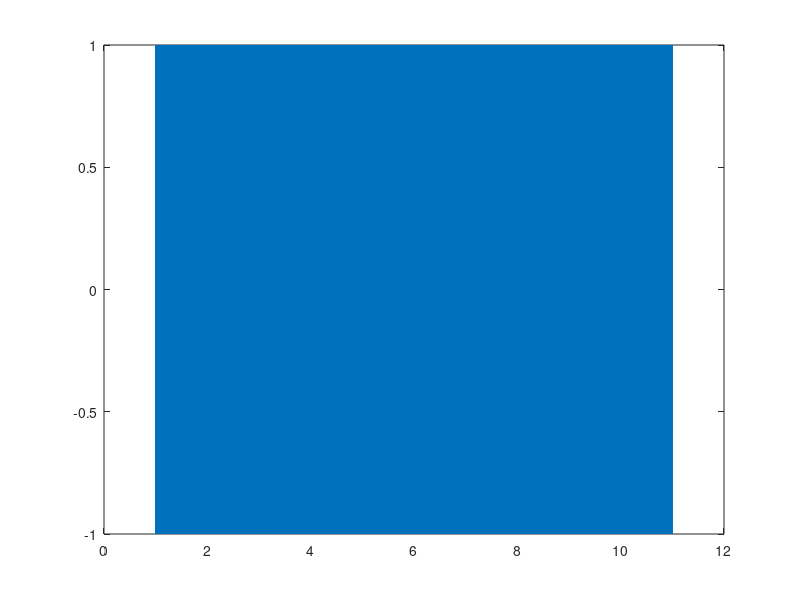
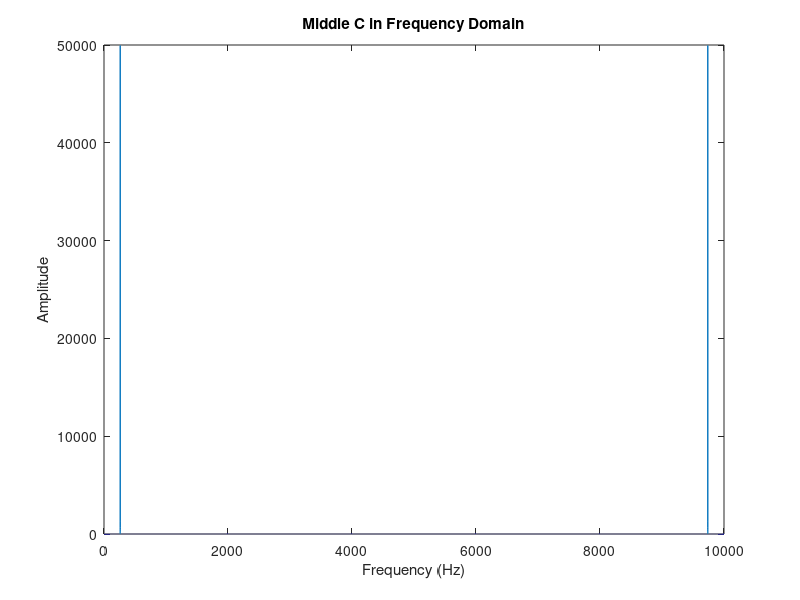

MATLAB code to generate these figures, in order:
% Question 1
fs = 10000; % sampling frequency
time = 1:(1/fs):11; % time signal -> startValue:stepSize:EndValue
freq = 261.6; % middle C frequency in Hz
middleC = sin(2*pi*freq*time); % create sine wave
% sound(middleC, fs); % create audio player object
% plot in time domain
figure(1);
title('Time Domain');
xlabel('Time');
ylabel('Amplitude');
plot(time, middleC);

figure(2);
% plot in frequency domain
N = length(middleC);
fft_middleC = fft(middleC);
f = (0:N-1) * fs/N;
plot(f, abs(fft_middleC));
title('Middle C in Frequency Domain');
xlabel('Frequency (Hz)');
ylabel('Amplitude');